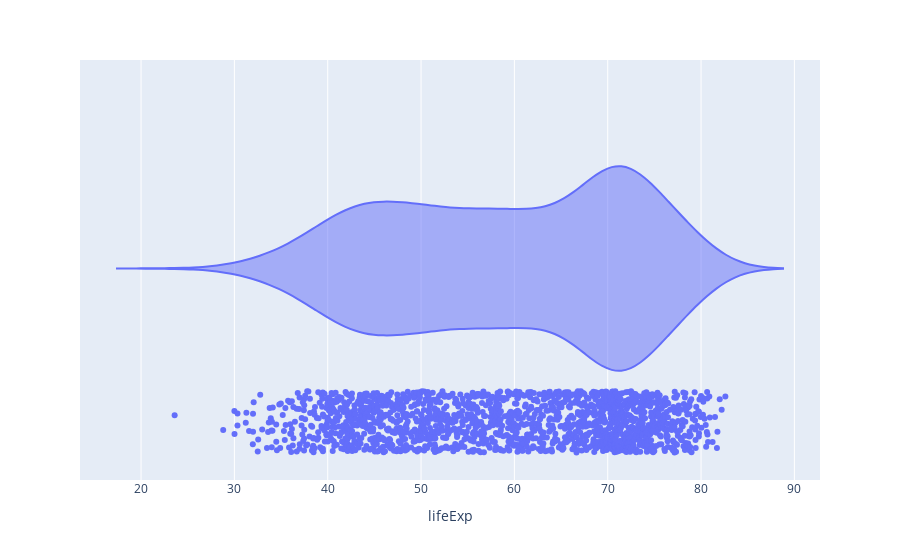

Source (notebook cell):
### Markdown cell above
[Back to top](#Index:) 

### Problem 6

#### Violin Plot with points of Life Expectancy with `plotly`



Create a Violin Plot of the Life Expectancy data alongside the actual points using `plotly`.

### Code cell
#violin in plotly with points = "all"


px.violin(gapminder, x = "lifeExp", points = "all")

### Figure 1 — Plotly figure (JSON) as saved in the notebook; plotly's stock layout.template omitted (floating-point values rounded to 4 significant figures; data arrays with more than 128 entries replaced by an {"elided": "..."} marker saying what was removed)
{"data": [{"alignmentgroup": "True", "box": {"visible": false}, "hovertemplate": "lifeExp=%{x}<extra></extra>", "legendgroup": "", "marker": {"color": "#636efa"}, "name": "", "offsetgroup": "", "orientation": "h", "points": "all", "scalegroup": "True", "showlegend": false, "type": "violin", "x": {"elided": "1704 float values"}, "x0": " ", "xaxis": "x", "y0": " ", "yaxis": "y"}], "layout": {"legend": {"tracegroupgap": 0}, "margin": {"t": 60}, "violinmode": "group", "xaxis": {"anchor": "y", "domain": [0, 1], "title": {"text": "lifeExp"}}, "yaxis": {"anchor": "x", "domain": [0, 1]}}}
